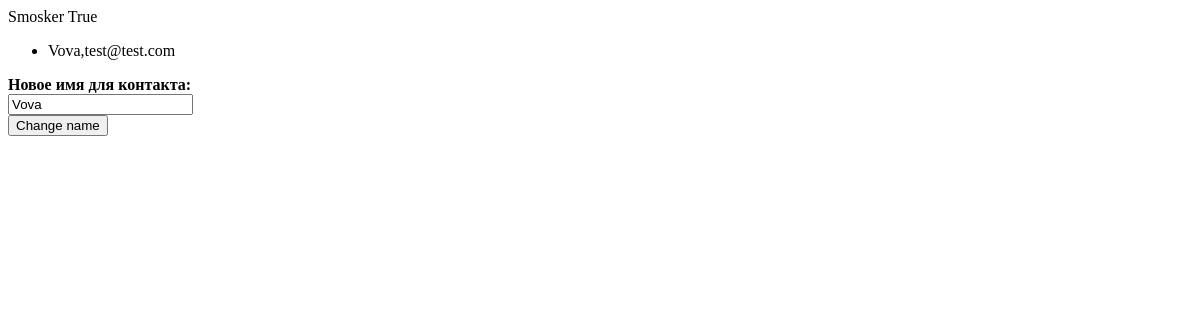
Page /crm/clients/1/ on the earlier database version.
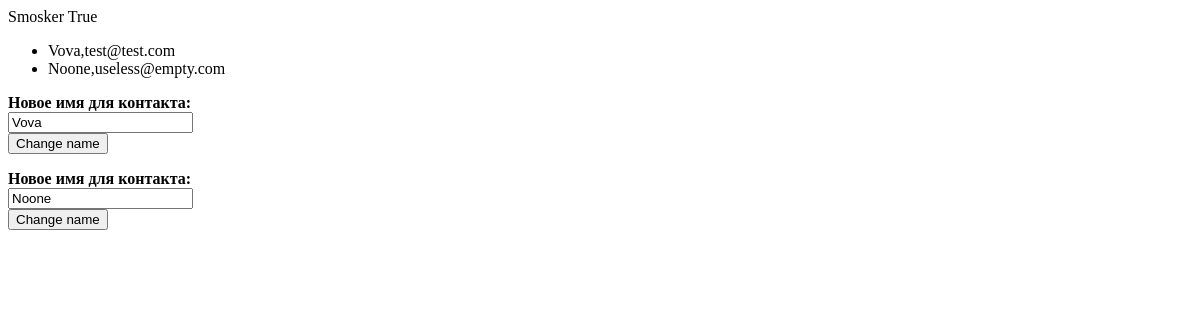
Same page on the later database version.
### crm/models.py (models this page shows, shortened)
class Contact(models.Model):
    first_name = models.CharField(max_length=200)
    last_name = models.CharField(max_length=200)
    email = models.EmailField()
    phone = models.IntegerField()
    client = models.ForeignKey(Client, on_delete=models.SET_NULL,null=True)
    active = models.BooleanField(default=True)

### crm/views.py (the view, shortened to what this page needs)
# urls.py: url(r'^clients/(?P<pk>[0-9]+)/$',views.DistinctClient.as_view(),name='client')
class DistinctClient(generic.DetailView):
    model = Client
    template_name = 'crm/client_detail.html'

### crm/models.py (called while the page is built)
    def __unicode__(self):
        return '{} {}'.format(self.name, self.loyal)

### crm/templates/crm/client_detail.html (shortened to what this page needs)
<ul>
{% for contact in client.contact_set.all %}
    <li>{{ contact.first_name}},{{ contact.email }}</li>
{% endfor %}
</ul>
{% for contact in client.contact_set.all %}
<form method="post">
    <p><b>Новое имя для контакта:</b><br>
    <input type="text" name="name" value="{{contact.first_name}}"/>
        <br>
<input type="submit" value="Change name" />
</form>
{% endfor %}

Differences in the rows shown:
added Contact: first_name "Noone", email "useless@empty.com", name "Noone"
